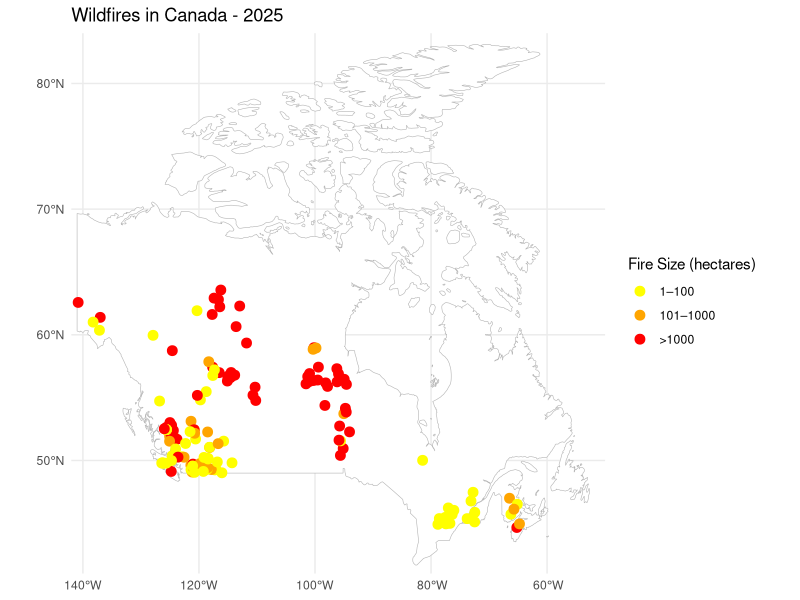
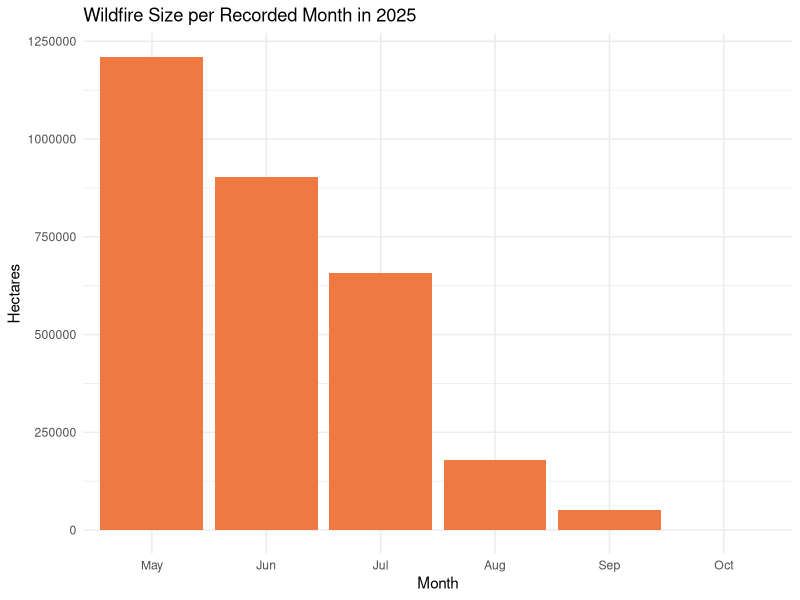
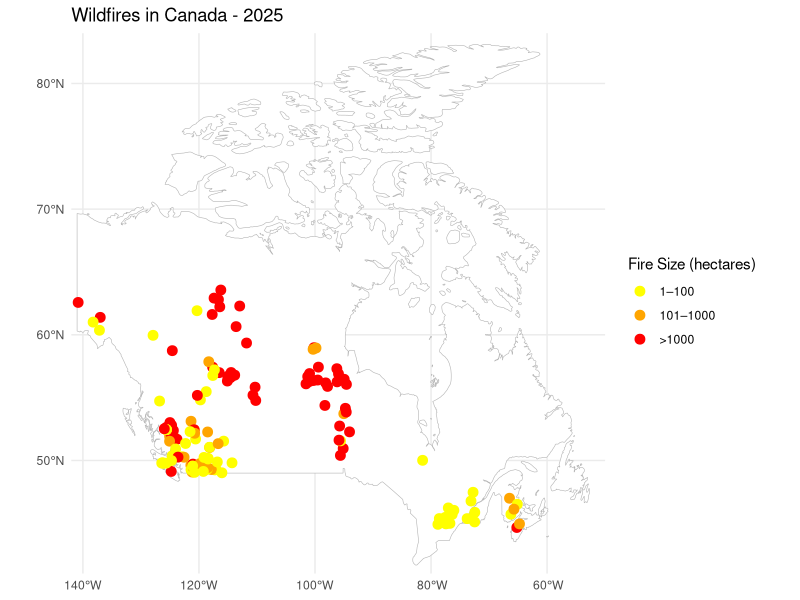
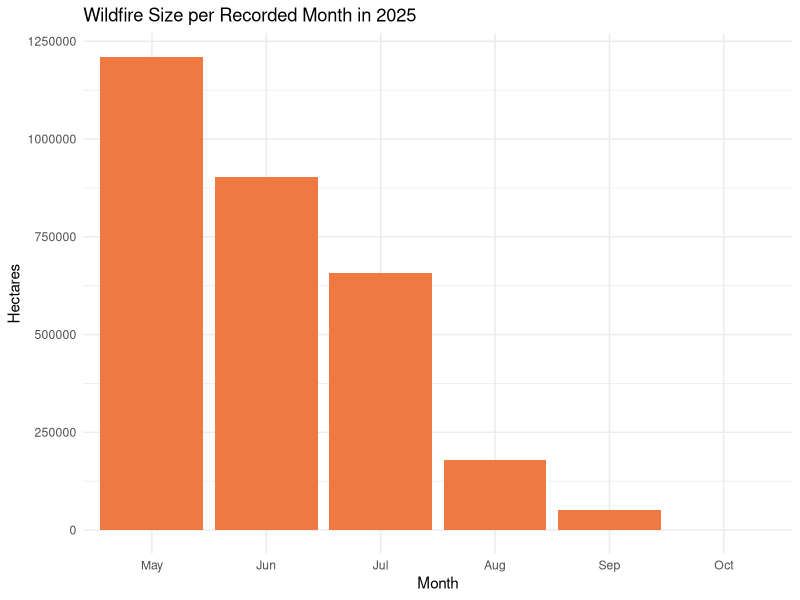

Write the R code that produced these figures, in order.
## ---- chunk 1
library(tidyverse)   
library(sf)          
library(rnaturalearth)
library(lubridate)


wildfires <- read_csv("../data_raw/activefires.csv")
## ---- chunk 2
wildfires <- wildfires %>% 
  rename(start_date = `startdate`,
         fire_name = `firename`,
         latitude = `lat`,
         longitude = `lon`,
         time_zone = `timezone`)

wildfires <- wildfires %>% 
  filter (!agency %in% c("conus", "ak")) 

#In order to double check and see if that worked, I can ask R to list out the rows of the agency dataframe: 
unique(wildfires$agency)
## ---- chunk 3
wildfires <- wildfires <- st_as_sf(wildfires, coords = c("longitude", "latitude"),
                         crs = 4326, remove = FALSE)

#categorize the fire intensity by creating categories for size of the fire.
wildfires$size_cat <- cut(wildfires$hectares,
                             breaks = c(-Inf, 100, 1000, Inf),
                             labels = c("1–100", "101–1000", ">1000"))


fire_colors <- c("1–100" = "yellow", 
                 "101–1000" = "orange", 
                 ">1000" = "red")


canada <- ne_countries(scale = "medium", country = "canada", returnclass = "sf")


fire_size_map <- ggplot() +
  geom_sf(data = canada, fill = "white", color = "gray70", size= 0.3) +
  geom_sf(data = wildfires, aes(color = size_cat), size = 3, alpha = 1) +
  scale_color_manual(values= fire_colors, name="Fire Size (hectares)") + 
  coord_sf(xlim = c(-142, -50), ylim = c(41, 84), expand = FALSE) +
  labs(title = "Wildfires in Canada - 2025") +
  theme_minimal() 
fire_size_map

ggsave("../outputs/fire_size_map.png")
## ---- chunk 4
wildfires$month <- month(wildfires$start_date, label = TRUE, abbr= TRUE)

fire_month_plot <- ggplot(wildfires, aes(x = month, y = hectares)) +
  geom_col(fill = "sienna2") +
  labs(x = "Month", y = "Hectares", title = "Wildfire Size per Recorded Month in 2025") +
  theme_minimal()
fire_month_plot

ggsave("../outputs/fire_month_plot.png")
## ---- chunk 5
fire_risk <- function(hectares, month) {
  if (hectares > 1000 & month %in% c("May", "Jun", "Jul", "Aug")) {
    category <- "High Risk"
  } else if (hectares > 100) {
    category <- "Medium Risk"
  } else {
    category <- "Low Risk"
  }
  return(category)
}

#To check and see if the categories are assigned to the proper value ranges, we can hypothesize outputs with test hectare values in different peak fire months.
fire_risk(1500, "Jul")  
fire_risk(500, "May")    
fire_risk(50, "May") 


#Applying the function to the dataset - mapply allows it to apply a function to multiple vectors.
wildfires$risk_level <- mapply(fire_risk, wildfires$hectares, wildfires$month)
